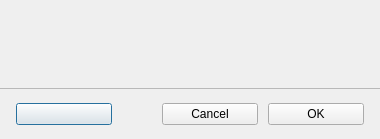
<?xml version="1.0" encoding="UTF-8"?>
<ui version="4.0">
 <class>MessageDialog</class>
 <widget class="QDialog" name="MessageDialog">
  <property name="minimumSize">
   <size><width>360</width><height>0</height></size>
  </property>
  <layout class="QVBoxLayout" name="mainLayout">
   <property name="spacing"><number>0</number></property>
   <property name="leftMargin"><number>0</number></property>
   <property name="topMargin"><number>0</number></property>
   <property name="rightMargin"><number>0</number></property>
   <property name="bottomMargin"><number>0</number></property>
   <item>
    <widget class="QWidget" name="contentArea" native="true">
     <property name="autoFillBackground"><bool>true</bool></property>
     <layout class="QHBoxLayout" name="contentLayout">
      <property name="spacing"><number>16</number></property>
      <property name="leftMargin"><number>24</number></property>
      <property name="topMargin"><number>24</number></property>
      <property name="rightMargin"><number>24</number></property>
      <property name="bottomMargin"><number>24</number></property>
      <item alignment="Qt::AlignTop">
       <widget class="QLabel" name="iconLabel">
        <property name="minimumSize"><size><width>40</width><height>40</height></size></property>
        <property name="maximumSize"><size><width>40</width><height>40</height></size></property>
       </widget>
      </item>
      <item>
       <layout class="QVBoxLayout" name="textLayout">
        <property name="spacing"><number>12</number></property>
        <item>
         <widget class="QLabel" name="textLabel">
          <property name="wordWrap"><bool>true</bool></property>
          <property name="textFormat"><enum>Qt::PlainText</enum></property>
          <property name="textInteractionFlags"><set>Qt::TextSelectableByMouse</set></property>
         </widget>
        </item>
        <item>
         <widget class="QLabel" name="detailsLabel">
          <property name="wordWrap"><bool>true</bool></property>
          <property name="textFormat"><enum>Qt::PlainText</enum></property>
          <property name="textInteractionFlags"><set>Qt::TextSelectableByMouse</set></property>
         </widget>
        </item>
        <item>
         <spacer name="textSpacer">
          <property name="orientation"><enum>Qt::Vertical</enum></property>
          <property name="sizeHint" stdset="0"><size><width>0</width><height>0</height></size></property>
         </spacer>
        </item>
       </layout>
      </item>
     </layout>
    </widget>
   </item>
   <item>
    <widget class="QFrame" name="footerSeparator">
     <property name="frameShape"><enum>QFrame::StyledPanel</enum></property>
     <property name="minimumSize"><size><width>0</width><height>1</height></size></property>
     <property name="maximumSize"><size><width>16777215</width><height>1</height></size></property>
     <property name="separator" stdset="0"><bool>true</bool></property>
    </widget>
   </item>
   <item>
    <widget class="QWidget" name="footer" native="true">
     <layout class="QHBoxLayout" name="footerLayout">
      <property name="spacing"><number>10</number></property>
      <property name="leftMargin"><number>16</number></property>
      <property name="topMargin"><number>14</number></property>
      <property name="rightMargin"><number>16</number></property>
      <property name="bottomMargin"><number>14</number></property>
      <item>
       <widget class="QPushButton" name="alternativeButton">
        <property name="minimumSize"><size><width>96</width><height>0</height></size></property>
       </widget>
      </item>
      <item>
       <spacer name="footerSpacer">
        <property name="orientation"><enum>Qt::Horizontal</enum></property>
        <property name="sizeHint" stdset="0"><size><width>40</width><height>0</height></size></property>
       </spacer>
      </item>
      <item>
       <widget class="QPushButton" name="cancelButton">
        <property name="minimumSize"><size><width>96</width><height>0</height></size></property>
        <property name="text"><string>Cancel</string></property>
       </widget>
      </item>
      <item>
       <widget class="QPushButton" name="actionButton">
        <property name="minimumSize"><size><width>96</width><height>0</height></size></property>
        <property name="text"><string>OK</string></property>
        <property name="accent" stdset="0"><string notr="true">primary</string></property>
       </widget>
      </item>
     </layout>
    </widget>
   </item>
  </layout>
 </widget>
 <resources/>
 <connections/>
</ui>
